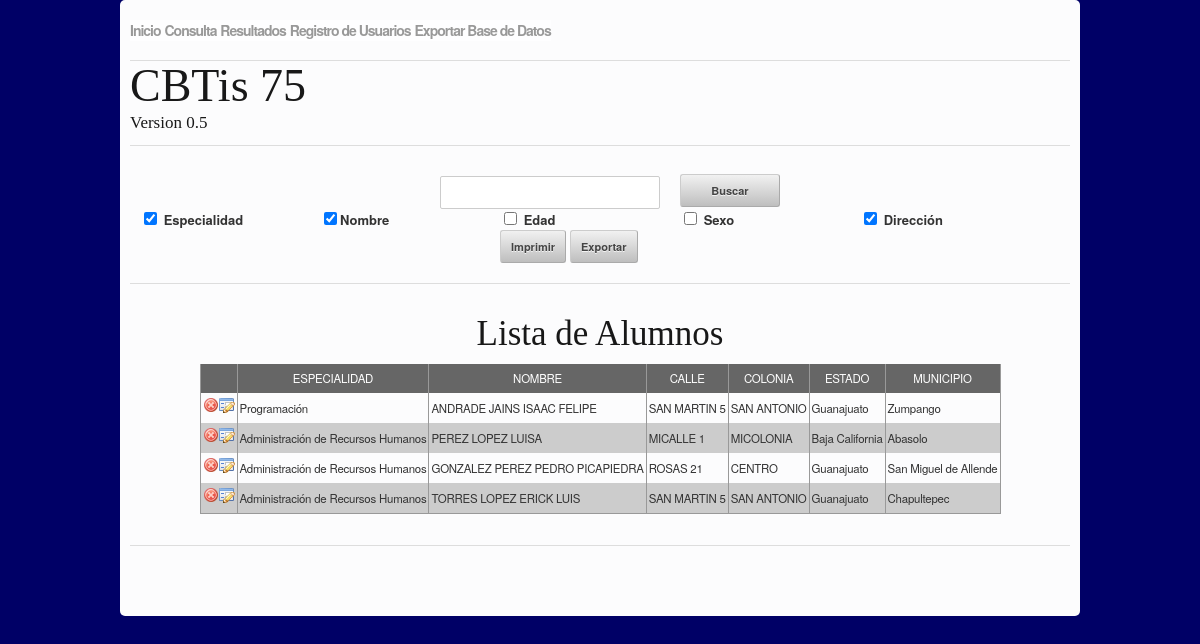
The app's page /admision/consulta.php (signed in), older data.
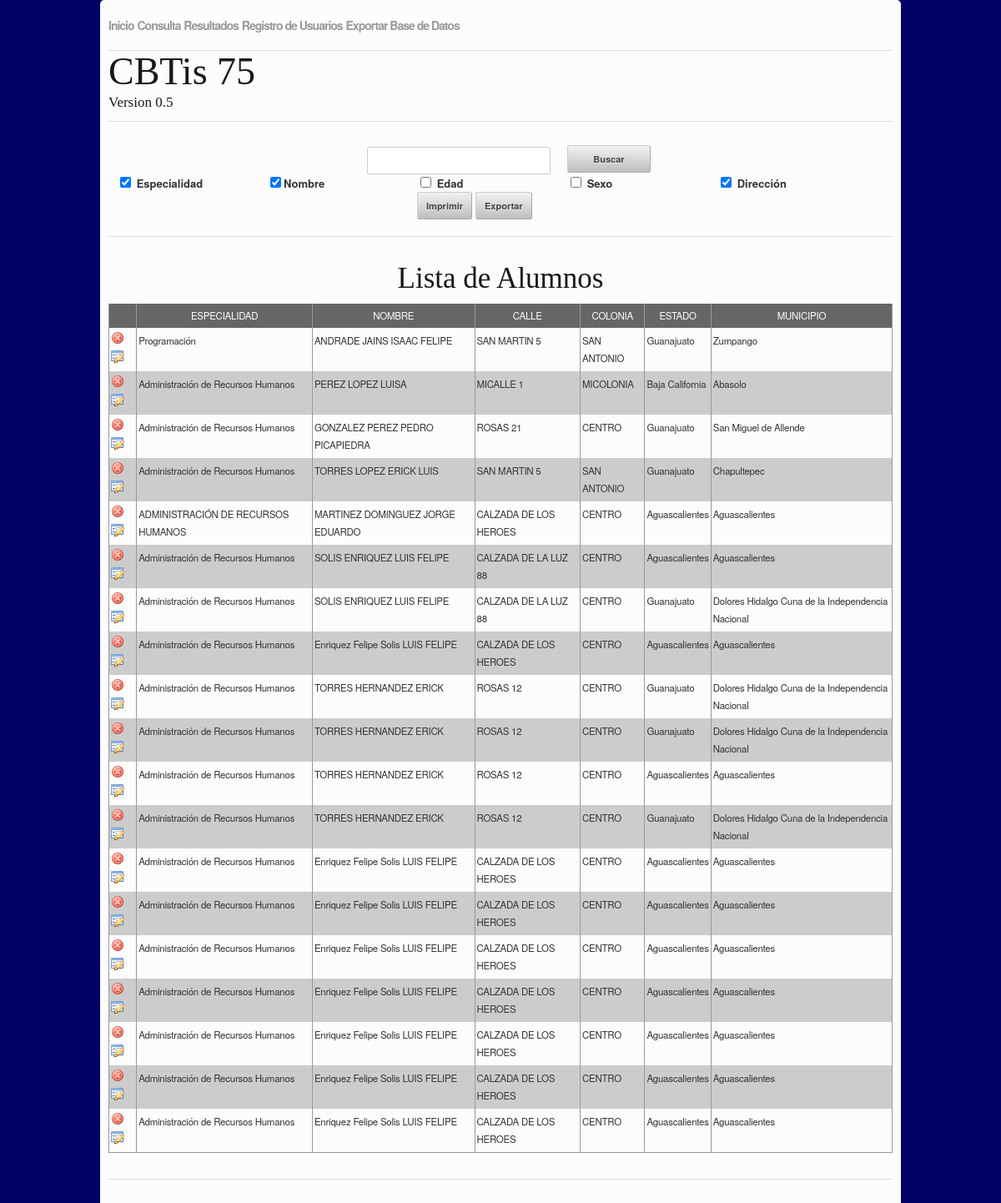
The same page, newer data.
### tables this page shows
CREATE TABLE IF NOT EXISTS `alumnos` (
  `Clave` int(32) NOT NULL AUTO_INCREMENT,
  `Nombre` varchar(50) NOT NULL,
  `Apellido_Paterno` varchar(30) NOT NULL,
  `Apellido_Materno` varchar(30) NOT NULL,
  `Sexo` varchar(10) NOT NULL,
  `Edad` varchar(20) NOT NULL,
  `Municipio_Donde_Vive` varchar(60) NOT NULL,
  `Estado_Donde_Vive` varchar(30) NOT NULL,
  `Municipio_donde_Nacio` varchar(50) NOT NULL,
  `Estado_donde_Nacio` varchar(32) NOT NULL,
  `Peso` varchar(10) NOT NULL,
  `Estatura` varchar(11) NOT NULL,
  `Medida_de_la_Cintura` varchar(10) NOT NULL,
  `Email` varchar(30) NOT NULL,
  `Calle` varchar(30) NOT NULL,
  `Colonia` varchar(30) NOT NULL,
  `Codigo_Postal` varchar(15) NOT NULL,
  `Fecha_de_Nacimiento` varchar(30) NOT NULL,
  `Curp` varchar(20) NOT NULL,
  `Estado_Civil` varchar(20) NOT NULL,
  `Tipo_Sanguineo` varchar(20) NOT NULL,
  `Nombre_del_Padre` varchar(50) NOT NULL,
  `Ocupacion_del_Padre` varchar(30) NOT NULL,
  `Telefono_del_Padre` varchar(15) NOT NULL,
  `Celular_del_Padre` varchar(15) NOT NULL,
  `Distancia_y_Tiempo_a_su_Casa` varchar(40) NOT NULL,
  `Transporte` varchar(20) NOT NULL,
  `Costo_del_transporte` varchar(20) NOT NULL,
  `Nombre_de_Secundaria` varchar(30) NOT NULL,
  `Domicilio_de_secundaria` varchar(40) NOT NULL,
  `Municipio_de_Secundaria` varchar(30) NOT NULL,
  `Estado_de_Secundaria` varchar(20) NOT NULL,
  `Tipo_de_secundaria` varchar(15) NOT NULL,
  `Modalidad_de_Secundaria` varchar(15) NOT NULL,
  `Regimen_de_Secundaria` varchar(20) NOT NULL,
  `Promedio_de_Secundaria` float(3,1) NOT NULL DEFAULT '0.0',
  `Boleta_de_Secundaria` varchar(15) NOT NULL,
  `Certificado_de_Secundaria` varchar(15) NOT NULL,
  `Cedula_de_Aspirante_SEG` varchar(10) NOT NULL,
  `Primera_Opcion` varchar(50) NOT NULL,
  `Segunda_Opcion` varchar(50) NOT NULL,
  `Tercera_Opcion` varchar(50) NOT NULL,
  `Cuarta_Opcion` varchar(50) NOT NULL,
  `Quinta_Opcion` varchar(50) NOT NULL,
  `Sexta_Opcion` varchar(50) NOT NULL,
  `Septima_Opcion` varchar(50) NOT NULL,
  PRIMARY KEY (`Clave`),
  UNIQUE KEY `Clave` (`Clave`)
);

### admision/consulta.php (the view, shortened to what this page needs)
<!DOCTYPE html>
<html>
<head>
	<link rel="stylesheet" href="css/base.css">
	<link rel="stylesheet" href="css/skeleton.css">
	<link rel="stylesheet" href="css/layout.css">
	<link rel="stylesheet" href="css/style.css">
    <link href="css/messages.css" rel="stylesheet" type="text/css">
</head>
<?php
if(isset($_SESSION['acceso'])==1){
@$flag=$_POST['flag'];
@$buscar=$_POST['alumno'];
@$especialidad=$_POST['especialidad'];
@$nombre=$_POST['nombre'];
@$edad=$_POST['edad'];
@$sexo=$_POST['sexo'];
@$direccion=$_POST['direccion'];
$color=0;
echo <<< HTML
<body>
	<!-- Primary Page Layout
	================================================== -->
	<div class="container">
		<div class="sixteen columns">
			<nav>
				<ul>
					<li><a href="form.php">Inicio</a></li>
					<li><a href="consulta.php">Consulta</a></li>
					<li><a href="resultado.php">Resultados</a></li>
					<li><a href="registro_usuarios.php">Registro de Usuarios</a></li>
					<li><a href="exportarBase.php">Exportar Base de Datos</a></li>
				</ul>
			</nav>
			<hr class="remove-bottom" style="margin-top: 60px;"/>
			<h1 class="remove-bottom">CBTis 75</h1>
			<h5>Version 0.5</h5>
			<hr />
		</div>
		<div class="sixteen columns">
			<form method="post" action="consulta.php">
			<input type="hidden" value="1" name="flag">
			<div class="four columns offset-by-five">
				<input type="text" name="alumno" id="alumno" value="$buscar" class="remove-bottom" autofocus>
			</div>
			<div class="two columns">
				<input type="submit" value="Buscar" class="remove-bottom">
			</div>
			<div class="clear"></div>
			<div class="three columns">
				<label for="especialidad">
HTML;
				if($especialidad==1 or $flag==0){
					echo '<input type="checkbox" name="especialidad" id="especialidad" value="1" checked onClick="this.form.submit();">';
				}else{
					echo '<input type="checkbox" name="especialidad" id="especialidad" value="1" onClick="this.form.submit();">';
				}
				echo <<< HTML
				Especialidad</label>
			</div>
			<div class="three columns">
				<label for="nombre">
HTML;
				if($nombre==1 or $flag==0){
					echo '<input type="checkbox" name="nombre" id="nombre" value="1" checked onClick="this.form.submit();">';
				}else{
					echo '<input type="checkbox" name="nombre" id="nombre" value="1" onClick="this.form.submit();">';
				}
				echo 'Nombre</label>';
			echo '</div>';
			echo '<div class="three columns">';
				echo '<label for="edad">';
				if($edad==1){
					echo '<input type="checkbox" name="edad" id="edad" value="1" checked onClick="this.form.submit();">';
				}else{
					echo '<input type="checkbox" name="edad" id="edad" value="1" onClick="this.form.submit();">';
				}
				echo <<< HTML
                Edad</label>
			 </div>
			<div class="three columns">
				<label for="sexo">
HTML;
				if($sexo==1){
					echo '<input type="checkbox" name="sexo" id="sexo" value="1" checked onClick="this.form.submit();">';
				}else{
					echo '<input type="checkbox" name="sexo" id="sexo" value="1" onClick="this.form.submit();">';
				}
                echo <<< HTML
				Sexo</label>
			</div>
			<div class="three columns">
				<label for="direccion">
HTML;
				if($direccion==1 or $flag==0){
					echo '<input type="checkbox" name="direccion" id="direccion" value="1" checked onClick="this.form.submit();">';
				}else{
					echo '<input type="checkbox" name="direccion" id="direccion" value="1" onClick="this.form.submit();">';
				}
                echo <<< HTML
				Dirección</label>
			</div>
			</form>
			<form action="funciones/ficheroExcel.php" method="post" target="_blank" id="FormularioExportacion">
				<div class="four columns offset-by-six">
					<input type='button' name='imprimir' value='Imprimir' onclick='javascript:imprSelec("muestra")'>
	       	<input type="submit" value="Exportar" class="botonExcel" />
	       	<input type="hidden" id="datos_a_enviar" name="datos_a_enviar" />
					<input type="hidden" id="datos_a_enviar" name="doc" value='1'/>
				</div>
			</form>
			<hr />
HTML;
$conexion=mysql_connect('localhost','root','');
$consulta=mysql_query('select *
from alumnos
where Nombre like "%'.$buscar.'%"
or Apellido_Paterno like "%'.$buscar.'%"
or Apellido_Materno like "%'.$buscar.'%"
or Sexo like "%'.$buscar.'%"
or Edad like "%'.$buscar.'%"
or Calle like "%'.$buscar.'%"
or Colonia like "%'.$buscar.'%"
or Estado_Donde_Vive like "%'.$buscar.'%"
or Municipio_Donde_Vive like "%'.$buscar.'%"
or Primera_Opcion like "%'.$buscar.'%"
',$conexion);
if($direccion==1 or $edad==1 or $especialidad==1 or $flag==0 or $nombre==1 or $sexo==1){
echo "<div id='muestra'>";
echo '<center><h2>Lista de Alumnos</h2></center>';
echo '<table border="1" id="Exportar_a_Excel">';
echo '<tr>';
echo '<td bgcolor="#666666" align="center"></td>';
if($especialidad==1 or $flag==0){
echo '<td bgcolor="#666666" align="center" style="color: #ffffff;">ESPECIALIDAD</td>';
}
if($nombre==1 or $flag==0){
echo '<td bgcolor="#666666" align="center" style="color: #ffffff;"><b>NOMBRE</b></td>';
}
if($direccion==1 or $flag==0){
echo '<td bgcolor="#666666" align="center" style="color: #ffffff;"><b>CALLE</b></td>';
echo '<td bgcolor="#666666" align="center" style="color: #ffffff;"><b>COLONIA</b></td>';
echo '<td bgcolor="#666666" align="center" style="color: #ffffff;"><b>ESTADO</b></td>';
echo '<td bgcolor="#666666" align="center" style="color: #ffffff;"><b>MUNICIPIO</b></td>';
}
echo '</tr>';
while($fila=mysql_fetch_array($consulta)){
	if($color==0){
	echo '<tr>';
		echo '<td>'.
			'<a href="funciones/comprobar_alumno.php?clave='.$fila['Clave'].'"><img src="img/decline.png"></a>'.
			'<a href="modificar_usuario.php?clave='.$fila['Clave'].'">'.'<img src="img/application_form_edit.png"></a>'.
		'</td>';
	if($especialidad==1 or $flag==0){
		echo '<td>'.$fila['Primera_Opcion'].'</td>';
	}
	if($nombre==1 or $flag==0){
		echo '<td>'.$fila['Apellido_Paterno']." ".$fila['Apellido_Materno']." ".$fila['Nombre'].'</td>';
	}
	if($direccion==1 or $flag==0){
		echo '<td>'.$fila['Calle'].'</td>';
		echo '<td>'.$fila['Colonia'].'</td>';
		echo '<td>'.$fila['Estado_Donde_Vive'].'</td>';
		echo '<td>'.$fila['Municipio_Donde_Vive'].'</td>';
		$color=1;
	}
	echo '</tr>';
	}else{
		echo '<tr>';
		echo '<td bgcolor="#CCCCCC">'.
			'<a href="funciones/comprobar_alumno.php?clave='.$fila['Clave'].'"><img src="img/decline.png"></a>'.
			'<a href="modificar_usuario.php?clave='.$fila['Clave'].'">'.'<img src="img/application_form_edit.png"></a>'.
		'</td>';
	if($especialidad==1 or $flag==0){
		echo '<td bgcolor="#CCCCCC">'.$fila['Primera_Opcion'].'</td>';
	}
	if($nombre==1 or $flag==0){
		echo '<td bgcolor="#CCCCCC">'.$fila['Apellido_Paterno']." ".$fila['Apellido_Materno']." ".$fila['Nombre'].'</td>';
	}
	if($direccion==1 or $flag==0){
		echo '<td bgcolor="#CCCCCC">'.$fila['Calle'].'</td>';
		echo '<td bgcolor="#CCCCCC">'.$fila['Colonia'].'</td>';
		echo '<td bgcolor="#CCCCCC">'.$fila['Estado_Donde_Vive'].'</td>';
		echo '<td bgcolor="#CCCCCC">'.$fila['Municipio_Donde_Vive'].'</td>';
	}
	echo '</tr>';
		$color=0;
		}
	}
	}
echo '</table>';
echo '</div>';
echo '<br>';
	}
?> </font>
	<hr />
	</div>
	</div>
</body>
</html>

### admision/css/base.css (style rules this page uses)
html, body, div, span, applet, object, iframe, h1, h2, h3, h4, h5, h6, p, blockquote, pre, a, abbr, acronym, address, big, cite, code, del, dfn, em, img, ins, kbd, q, s, samp, small, strike, strong, sub, sup, tt, var, b, u, i, center, dl, dt, dd, ol, ul, li, fieldset, form, label, legend, table, caption, tbody, tfoot, thead, tr, th, td, article, aside, canvas, details, embed, figure, figcaption, footer, header, hgroup, menu, nav, output, ruby, section, summary, time, mark, audio, video { margin: 0; padding: 0; border: 0; font-size: 100%; font: inherit; vertical-align: baseline; }
article, aside, details, figcaption, figure, footer, header, hgroup, menu, nav, section { display: block; }
body { line-height: 1; }
ol, ul { list-style: none; }
table { border-collapse: collapse; border-spacing: 0; }
body { background: #fff; font: 14px/21px "HelveticaNeue", "Helvetica Neue", Helvetica, Arial, sans-serif; color: #444; -webkit-font-smoothing: antialiased; -webkit-text-size-adjust: 100%; }
h1, h2, h3, h4, h5, h6 { color: #181818; font-family: "Georgia", "Times New Roman", serif; font-weight: normal; }
h1 { font-size: 46px; line-height: 50px; margin-bottom: 14px; }
h2 { font-size: 35px; line-height: 40px; margin-bottom: 10px; }
h5 { font-size: 17px; line-height: 24px; }
hr { border: solid #ddd; border-width: 1px 0 0; clear: both; margin: 10px 0 30px; height: 0; }
a, a:visited { color: #333; text-decoration: underline; outline: 0; }
ul, ol { margin-bottom: 20px; }
ul { list-style: none outside; }
li { line-height: 18px; margin-bottom: 12px; }
.button, button, input[type="submit"], input[type="reset"], input[type="button"] { background: #eee; background: #eee -moz-linear-gradient(top, rgba(255,255,255,.2) 0%, rgba(0,0,0,.2) 100%); background: #eee -webkit-gradient(linear, left top, left bottom, color-stop(0%,rgba(255,255,255,.2)), color-stop(100%,rgba(0,0,0,.2))); background: #eee -webkit-linear-gradient(top, rgba(255,255,255,.2) 0%,rgba(0,0,0,.2) 100%); background: #eee -o-linear-gradient(top, rgba(255,255,255,.2) 0%,rgba(0,0,0,.2) 100%); background: #eee -ms-linear-gradient(top, rgba(255,255,255,.2) 0%,rgba(0,0,0,.2) 100%); background: #eee linear-gradient(top, rgba(255,255,255,.2) 0%,rgba(0,0,0,.2) 100%); border: 1px solid #aaa; border-top: 1px solid #ccc; border-left: 1px solid #ccc; -moz-border-radius: 3px; -webkit-border-radius: 3px; border-radius: 3px; color: #444; display: inline-block; font-size: 11px; font-weight: bold; text-decoration: none; text-shadow: 0 1px rgba(255, 255, 255, .75); cursor: pointer; margin-bottom: 20px; line-height: normal; padding: 8px 10px; font-family: "HelveticaNeue", "Helvetica Neue", Helvetica, Arial, sans-serif; }
form { margin-bottom: 20px; }
input[type="text"], input[type="password"], input[type="email"], textarea, select { border: 1px solid #ccc; padding: 6px 4px; outline: none; -moz-border-radius: 2px; -webkit-border-radius: 2px; border-radius: 2px; font: 13px "HelveticaNeue", "Helvetica Neue", Helvetica, Arial, sans-serif; color: #777; margin: 0; width: 210px; max-width: 100%; display: block; margin-bottom: 20px; background: #fff; }
label, legend { display: block; font-weight: bold; font-size: 13px; }
input[type="checkbox"] { display: inline; }
.remove-bottom { margin-bottom: 0 !important; }

### admision/css/skeleton.css (style rules this page uses)
.container { position: relative; width: 960px; margin: 0 auto; padding: 0; }
.container .column, .container .columns { float: left; display: inline; margin-left: 10px; margin-right: 10px; }
.container .two.columns { width: 100px; }
.container .three.columns { width: 160px; }
.container .four.columns { width: 220px; }
.container .sixteen.columns { width: 940px; }
.container .offset-by-five { padding-left: 300px; }
.container .offset-by-six { padding-left: 360px; }
.container:after { content: "\0020"; display: block; height: 0; clear: both; visibility: hidden; }

### admision/css/messages.css (style rules this page uses)
body { color:#333 }

Row changes from the older to the newer data that the page shows:
added alumnos: Primera_Opcion "ADMINISTRACIÓN DE RECURSOS HUMANOS", Apellido_Paterno "MARTINEZ", Apellido_Materno "DOMINGUEZ", Nombre "JORGE EDUARDO", Calle "CALZADA DE LOS HEROES", Colonia "CENTRO", Estado_Donde_Vive "Aguascalientes", Municipio_Donde_Vive "Aguascalientes"
added alumnos: Primera_Opcion "Administración de Recursos Humanos", Apellido_Paterno "SOLIS", Apellido_Materno "ENRIQUEZ", Nombre "LUIS FELIPE", Calle "CALZADA DE LA LUZ 88", Colonia "CENTRO", Estado_Donde_Vive "Aguascalientes", Municipio_Donde_Vive "Aguascalientes"
added alumnos: Primera_Opcion "Administración de Recursos Humanos", Apellido_Paterno "SOLIS", Apellido_Materno "ENRIQUEZ", Nombre "LUIS FELIPE", Calle "CALZADA DE LA LUZ 88", Colonia "CENTRO", Estado_Donde_Vive "Guanajuato", Municipio_Donde_Vive "Dolores Hidalgo Cuna de la Independencia Nacional"
added alumnos: Primera_Opcion "Administración de Recursos Humanos", Apellido_Paterno "Enriquez", Apellido_Materno "Felipe Solis", Nombre "LUIS FELIPE", Calle "CALZADA DE LOS HEROES", Colonia "CENTRO", Estado_Donde_Vive "Aguascalientes", Municipio_Donde_Vive "Aguascalientes"
added alumnos: Primera_Opcion "Administración de Recursos Humanos", Apellido_Paterno "TORRES", Apellido_Materno "HERNANDEZ", Nombre "ERICK", Calle "ROSAS 12", Colonia "CENTRO", Estado_Donde_Vive "Guanajuato", Municipio_Donde_Vive "Dolores Hidalgo Cuna de la Independencia Nacional"
added alumnos: Primera_Opcion "Administración de Recursos Humanos", Apellido_Paterno "TORRES", Apellido_Materno "HERNANDEZ", Nombre "ERICK", Calle "ROSAS 12", Colonia "CENTRO", Estado_Donde_Vive "Guanajuato", Municipio_Donde_Vive "Dolores Hidalgo Cuna de la Independencia Nacional"
added alumnos: Primera_Opcion "Administración de Recursos Humanos", Apellido_Paterno "TORRES", Apellido_Materno "HERNANDEZ", Nombre "ERICK", Calle "ROSAS 12", Colonia "CENTRO", Estado_Donde_Vive "Aguascalientes", Municipio_Donde_Vive "Aguascalientes"
added alumnos: Primera_Opcion "Administración de Recursos Humanos", Apellido_Paterno "TORRES", Apellido_Materno "HERNANDEZ", Nombre "ERICK", Calle "ROSAS 12", Colonia "CENTRO", Estado_Donde_Vive "Guanajuato", Municipio_Donde_Vive "Dolores Hidalgo Cuna de la Independencia Nacional"
added alumnos: Primera_Opcion "Administración de Recursos Humanos", Apellido_Paterno "Enriquez", Apellido_Materno "Felipe Solis", Nombre "LUIS FELIPE", Calle "CALZADA DE LOS HEROES", Colonia "CENTRO", Estado_Donde_Vive "Aguascalientes", Municipio_Donde_Vive "Aguascalientes"
added alumnos: Primera_Opcion "Administración de Recursos Humanos", Apellido_Paterno "Enriquez", Apellido_Materno "Felipe Solis", Nombre "LUIS FELIPE", Calle "CALZADA DE LOS HEROES", Colonia "CENTRO", Estado_Donde_Vive "Aguascalientes", Municipio_Donde_Vive "Aguascalientes"
added alumnos: Primera_Opcion "Administración de Recursos Humanos", Apellido_Paterno "Enriquez", Apellido_Materno "Felipe Solis", Nombre "LUIS FELIPE", Calle "CALZADA DE LOS HEROES", Colonia "CENTRO", Estado_Donde_Vive "Aguascalientes", Municipio_Donde_Vive "Aguascalientes"
added alumnos: Primera_Opcion "Administración de Recursos Humanos", Apellido_Paterno "Enriquez", Apellido_Materno "Felipe Solis", Nombre "LUIS FELIPE", Calle "CALZADA DE LOS HEROES", Colonia "CENTRO", Estado_Donde_Vive "Aguascalientes", Municipio_Donde_Vive "Aguascalientes"
added alumnos: Primera_Opcion "Administración de Recursos Humanos", Apellido_Paterno "Enriquez", Apellido_Materno "Felipe Solis", Nombre "LUIS FELIPE", Calle "CALZADA DE LOS HEROES", Colonia "CENTRO", Estado_Donde_Vive "Aguascalientes", Municipio_Donde_Vive "Aguascalientes"
added alumnos: Primera_Opcion "Administración de Recursos Humanos", Apellido_Paterno "Enriquez", Apellido_Materno "Felipe Solis", Nombre "LUIS FELIPE", Calle "CALZADA DE LOS HEROES", Colonia "CENTRO", Estado_Donde_Vive "Aguascalientes", Municipio_Donde_Vive "Aguascalientes"
added alumnos: Primera_Opcion "Administración de Recursos Humanos", Apellido_Paterno "Enriquez", Apellido_Materno "Felipe Solis", Nombre "LUIS FELIPE", Calle "CALZADA DE LOS HEROES", Colonia "CENTRO", Estado_Donde_Vive "Aguascalientes", Municipio_Donde_Vive "Aguascalientes"
